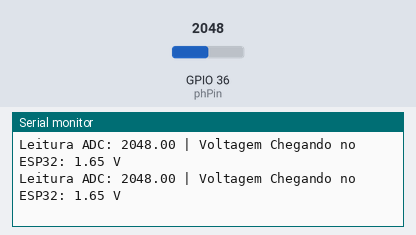
The sketch below on a simulated ESP32. Shown: the last lines printed to the serial monitor. The test bench sets the inputs (shaded band); at power-on: GPIO 36 (phPin) = 2048 (analog values on the 0–4095 scale).

Above: at 1.2 s.
1.3 s: GPIO 36 (phPin) set to 2866
At 1.8 s:
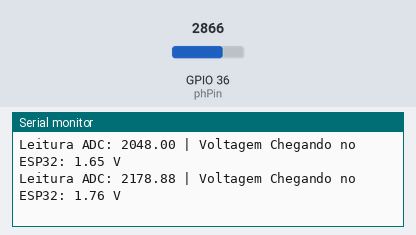
2.8 s: GPIO 36 (phPin) set to 3603
At 3.6 s:
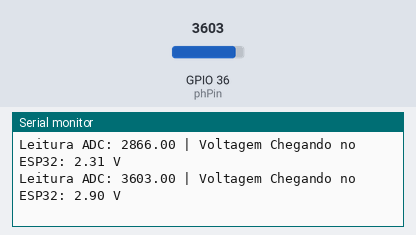
Timing chart, 0 to 5.8 s (numbered marks = the images above; inputs shaded):
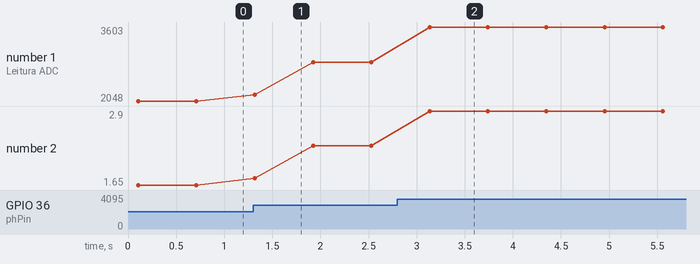

Measured:
- after the input at 1.3 s, the serial monitor: prints a new line at once (image 1)
- after the input at 2.8 s, the serial monitor: prints a new line after 0.34 s (image 2)
- plotted number 1: 2048 → 2866 after the input at 1.3 s, 2866 → 3603 after the input at 2.8 s
- plotted number 2: 1.65 → 2.31 after the input at 1.3 s, 2.31 → 2.9 after the input at 2.8 s

The sketch:

medicao_voltagem.ino
```cpp
/*
 * CÓDIGO DE CALIBRAÇÃO - ESP32 + pH
 * Objetivo: Ler a voltagem para ajustar o potenciômetro e calibrar
 */

const int phPin = 36; // GPIO 36 (VP)

void setup() {
  Serial.begin(115200);
  pinMode(phPin, INPUT);
  analogReadResolution(12); // Resolução de 12 bits
}

void loop() {
  // Faz 50 leituras rápidas para estabilizar o valor
  long reading = 0;
  for(int i = 0; i < 50; i++){
    reading += analogRead(phPin);
    delay(2);
  }
  float averageADC = reading / 50.0;

  // Converte para voltagem (considerando ESP32 3.3V)
  float voltage = (averageADC / 4095.0) * 3.3;

  Serial.print("Leitura ADC: ");
  Serial.print(averageADC);
  Serial.print(" | Voltagem Chegando no ESP32: ");
  Serial.print(voltage);
  Serial.println(" V");

  delay(500);
}
```
